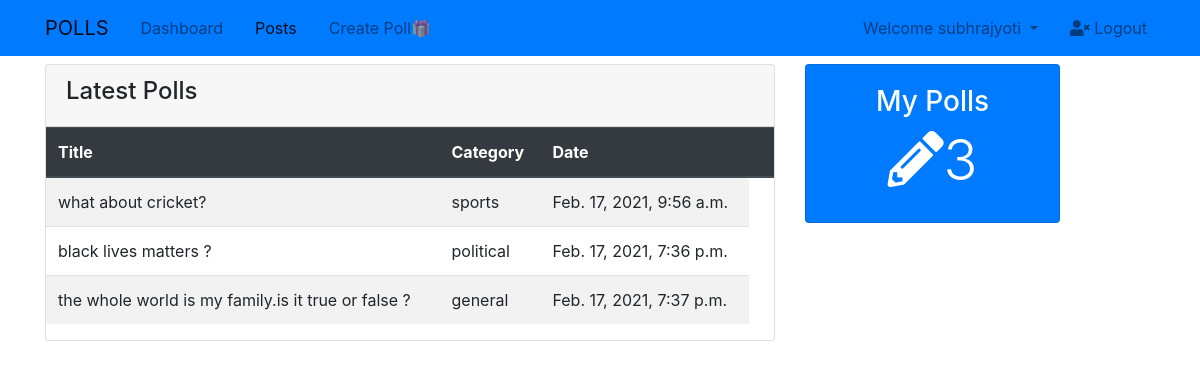
Page /profile/dashboard/ (signed in) on the committed database.
### polls/models.py (models this page shows, shortened)
class Post(models.Model):
    content=models.TextField()
    created=models.DateTimeField(auto_now_add=True)
    like=models.ManyToManyField(User,related_name='poll_like',blank=True)
    dislike=models.ManyToManyField(User,related_name='poll_dislike',blank=True)
    catagory=models.CharField(max_length=20,null=True,choices=CATAGORIES)
    author=models.ForeignKey(Profile,on_delete=models.CASCADE,related_name="posts")

### profiles/views.py (the view)
# urls.py: path('profile/dashboard/',dashboardView,name="dashboard"),
@login_required
def dashboardView(request):
    posts=Post.objects.filter(author=request.user.profile)
    context={"posts":posts}
    return render(request,'profiles/dashboard.html',context)

### profiles/templates/profiles/dashboard.html
{% extends 'polls/main.html'%}
 {% block content%}
<section id="posts">
    <div class="container">
      <div class="row">
        <div class="col-md-8 mt-2">
          <div class="card">
            <div class="card-header">
              <h4>Latest Polls</h4>
            </div>
            <table class="table table-striped">
              <thead class="thead-dark">
                <tr>
                  <th>Title</th>
                  <th>Category</th>
                  <th>Date</th>
                  <th></th>
                </tr>
              </thead>
               <tbody>
             {% for i in posts%}
              <tr>
                <td>{{i.content}}</td>
                <td>{{i.catagory}}</td>
                <td>{{i.created}}</td>
              </tr>
              {% endfor %}
            </tbody>
            </table>
          </div>
        </div>
        <div class="col-md-3 mt-2">
          <div class="card text-center bg-primary text-white mb-3">
            <div class="card-body">
              <h3>My Polls</h3>
              <h4 class="display-4">
                <i class="fas fa-pencil-alt"></i>{{posts.count}}
              </h4>
            </div>
          </div>
        </div>
      </div>
    </div>
  </section>
{% endblock%}

### polls/templates/polls/navbar.html (shortened to what this page needs)
<nav class="navbar navbar-expand-lg navbar-light bg-primary p-2">
  <div class="container">
    <a href="{% url 'home' %}" class="navbar-brand">POLLS</a>
    <div class="collapse navbar-collapse" id="navbarCollapse">
      <ul class="navbar-nav">
        <li class="nav-item px-2">
          <a href="{% url 'dashboard' %}" class="nav-link ">Dashboard</a>
        </li>
        <li class="nav-item px-2">
          <a href="{% url 'home' %}" class="nav-link active">Posts</a>
        </li>
        <li class="nav-item px-2">
          <a href="{% url 'create-newpost'%}" class="nav-link">Create Poll🎁</a>
        </li>
      </ul>
      <ul class="navbar-nav ml-auto">
        <li class="nav-item dropdown mr-3">
          <a href="#" class="nav-link dropdown-toggle" data-toggle="dropdown">
           Welcome {{user}}
          </a>
        </li>
        <li class="nav-item">
          <a href="{% url 'account_logout' %}" class="nav-link">
            <i class="fas fa-user-times"></i> Logout
          </a>
        </li>
      </ul>
    </div>
  </div>
</nav>

### polls/templates/polls/main.html (style rules this page uses)
body { overflow-x: hidden; }

### rows in the picture
Post: content "what about cricket?", catagory "sports", created "Feb. 17, 2021, 9:56 a.m."
Post: content "black lives matters ?", catagory "political", created "Feb. 17, 2021, 7:36 p.m."
Post: content "the whole world is my family.is it true or false ?", catagory "general", created "Feb. 17, 2021, 7:37 p.m."

### other values in the picture
{{ user }} "subhrajyoti"
{{ posts.count }} "3"
